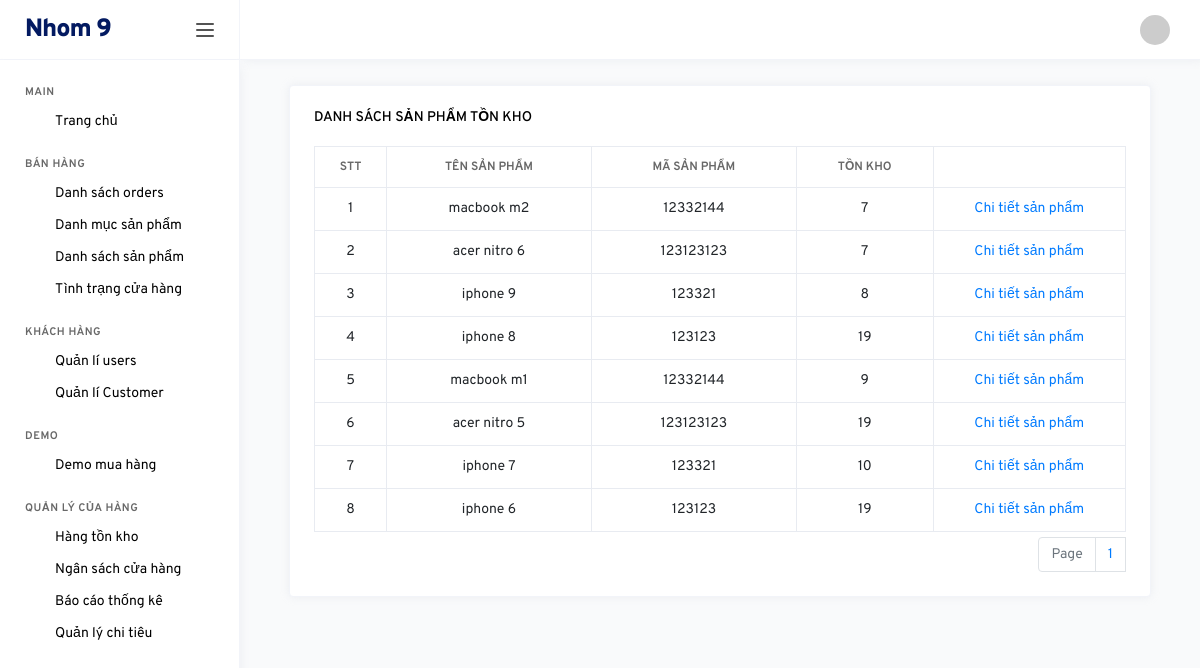
Screenshot of /backend/index.php?controller=store&action=ton_kho (signed in) with the database file from the repository.
### tables this page shows
CREATE TABLE `products` (
  `id` int(11) NOT NULL,
  `name` varchar(500) NOT NULL,
  `category_id` int(11) NOT NULL,
  `ma_hang` varchar(500) NOT NULL,
  `bao_hanh` int(11) NOT NULL,
  `so_imei` varchar(500) NOT NULL,
  `so_serial` varchar(500) NOT NULL,
  `ton_kho` int(11) NOT NULL,
  `xuat_su` varchar(500) NOT NULL,
  `price` int(11) NOT NULL
);

### backend/controllers/StoreController.php (called while the page is built, shortened)
<?php
	include "models/StoreModel.php";
	class StoreController extends Controller{
		public function ton_kho(){
			$recordPerPage = 25;
			$numPage = ceil($this->totalRecord()/$recordPerPage);
			$data = $this->modelRead_ton_kho($recordPerPage);
			$this->loadView("ton_kho.php",["data"=>$data,"numPage"=>$numPage]);
		}
	}
 ?>

### backend/models/StoreModel.php (called while the page is built, shortened)
<?php
	trait StoreModel{
		public function modelRead_ton_kho($recordPerPage){
			$p = isset($_GET["p"]) && is_numeric($_GET["p"]) && $_GET["p"] > 0 ? ($_GET["p"]-1) : 0;
			$from = $p * $recordPerPage;
			$conn = Connection::getInstance();
			$query = $conn->query("select * from products where ton_kho > 0 order by id desc limit $from,$recordPerPage");
			$result = $query->fetchAll();
			return $result;
		}
		public function totalRecord(){
			$conn = Connection::getInstance();
			$query = $conn->query("select id from products");
			return $query->rowCount();
		}
	}
 ?>

### backend/views/ton_kho.php (the view, shortened to what this page needs)
<div class="col-md-12">
    <div class="col-md-12 grid-margin stretch-card">
    <div class="card">
        <div class="card-body">
                    <h6 class="card-title">Danh sách sản phẩm tồn kho</h6>
                    <div class="table-responsive">
                            <table class="table table-bordered table-hover">
                                <thead>
                                    <tr>
                                        <th style="text-align:center;width: 50px;">STT</th>
                                        <th style="text-align:center;width: 150px;">Tên sản phẩm</th>
                                        <th style="text-align:center;width: 150px;">Mã sản phẩm</th>
                                        <th style="text-align:center;width: 100px;">Tồn kho</th>
                                        <th style="text-align:center;width: 100px;"></th>
                                    </tr>
                                </thead>
                                <tbody>
                                    <?php foreach ($data as $key => $rows): ?>
                                    <tr>
                                    <td  style="text-align:center; width: 50px;">
                                            <?php echo $key+1; ?>
                                        </td>
                                        <td  style="text-align:center; width: 150px;">
                                            <?php echo $rows->name; ?>
                                        </td>
                                        <td style="text-align:center;">
                                            <?php echo $rows->ma_hang; ?>
                                        </td>
                                        <td style="text-align:center;">
                                            <?php echo number_format($rows->ton_kho); ?>
                                        </td>
                                        <td style="text-align:center;">
                                            <a href="index.php?controller=products&action=detail&id=<?php echo $rows->id ?>">Chi tiết sản phẩm</a>
                                        </td>
                                    </tr>
                                    <?php endforeach; ?>
                                </tbody>
                            </table>
                            <nav aria-label="Page navigation example">
                            <ul class="pagination">
                                <li class="page-item disabled"><a class="page-link" href="#">Page</a></li>
                                <?php for($i = 1;$i <= $numPage; $i++): ?>
                                    <li><a class="page-link" href="index.php?controller=products&p=<?php echo $i; ?>"><?php echo $i; ?></a></li>
                                    <?php endfor; ?>
                            </ul>
                            </nav>
                    </div>
        </div>
    </div>
</div>
</div>

### backend/views/ton_kho.php (style rules this page uses)
.pagination { padding:0px; margin:0px; float: right; margin-top: 5px; }

### rows the page displays
products: name "macbook m2", ma_hang "12332144", ton_kho "7"
products: name "acer nitro 6", ma_hang "123123123", ton_kho "7"
products: name "iphone 9", ma_hang "123321", ton_kho "8"
products: name "iphone 8", ma_hang "123123", ton_kho "19"
products: name "macbook m1", ma_hang "12332144", ton_kho "9"
products: name "acer nitro 5", ma_hang "123123123", ton_kho "19"
products: name "iphone 7", ma_hang "123321", ton_kho "10"
products: name "iphone 6", ma_hang "123123", ton_kho "19"
